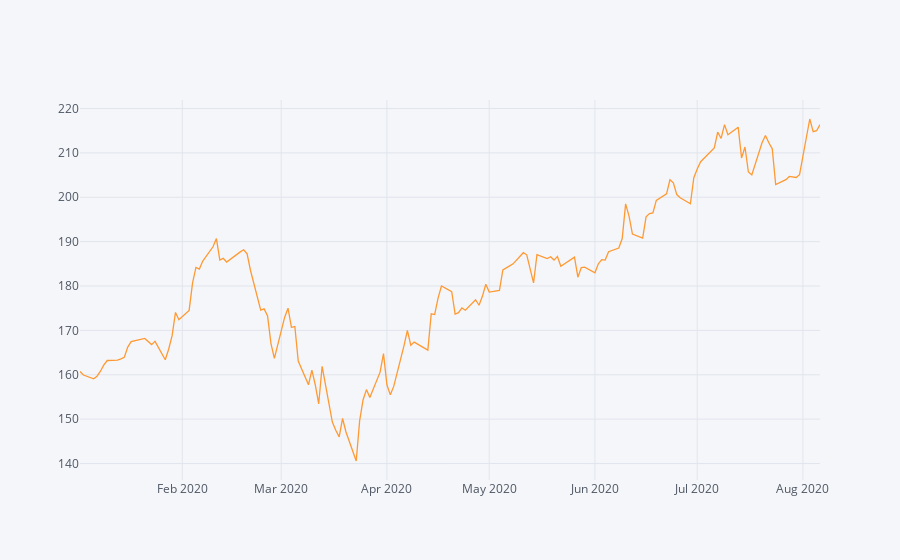

The notebook cell saved with this chart:
### Markdown cell above
This plot show the highest price of the year 2019 to 2020 and we can see that even though there is covid19 the price did not drop too much  it is high

### Code cell
MSFT['2020'].High.iplot()
HDB['2020'].High.iplot()
AMZN['2020'].High.iplot()
IBM['2020'].High.iplot()

### Figure 1 — Plotly figure (JSON) as saved in the notebook; plotly's stock layout.template omitted (floating-point values rounded to 4 significant figures; data arrays with more than 128 entries replaced by an {"elided": "..."} marker saying what was removed)
{"data": [{"line": {"color": "rgba(255, 153, 51, 1.0)", "dash": "solid", "shape": "linear", "width": 1.3}, "mode": "lines", "name": "High", "text": "", "type": "scatter", "x": {"elided": "151 str values"}, "y": {"elided": "151 float values"}}], "layout": {"legend": {"bgcolor": "#F5F6F9", "font": {"color": "#4D5663"}}, "paper_bgcolor": "#F5F6F9", "plot_bgcolor": "#F5F6F9", "title": {"font": {"color": "#4D5663"}}, "xaxis": {"gridcolor": "#E1E5ED", "showgrid": true, "tickfont": {"color": "#4D5663"}, "title": {"font": {"color": "#4D5663"}, "text": ""}, "zerolinecolor": "#E1E5ED"}, "yaxis": {"gridcolor": "#E1E5ED", "showgrid": true, "tickfont": {"color": "#4D5663"}, "title": {"font": {"color": "#4D5663"}, "text": ""}, "zerolinecolor": "#E1E5ED"}}}
